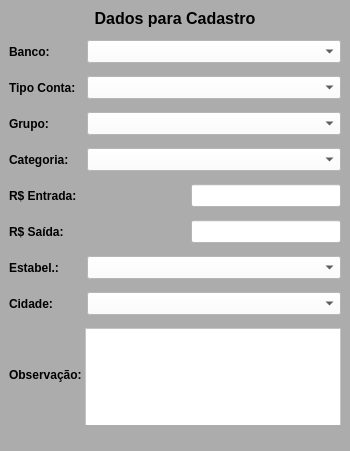
           <widget class="QWidget" name="widget_8" native="true">
            <property name="cursor">
             <cursorShape>ArrowCursor</cursorShape>
            </property>
            <property name="styleSheet">
             <string notr="true">background-color: rgb(172, 172, 172);</string>
            </property>
            <layout class="QVBoxLayout" name="verticalLayout_2">
             <property name="spacing">
              <number>6</number>
             </property>
             <property name="leftMargin">
              <number>6</number>
             </property>
             <property name="topMargin">
              <number>6</number>
             </property>
             <property name="rightMargin">
              <number>6</number>
             </property>
             <property name="bottomMargin">
              <number>6</number>
             </property>
             <item>
              <widget class="QLabel" name="label_titulo_2">
               <property name="minimumSize">
                <size>
                 <width>0</width>
                 <height>25</height>
                </size>
               </property>
               <property name="maximumSize">
                <size>
                 <width>16777215</width>
                 <height>25</height>
                </size>
               </property>
               <property name="font">
                <font>
                 <pointsize>12</pointsize>
                 <weight>75</weight>
                 <bold>true</bold>
                </font>
               </property>
               <property name="text">
                <string>Dados para Cadastro</string>
               </property>
               <property name="alignment">
                <set>Qt::AlignCenter</set>
               </property>
              </widget>
             </item>
             <item>
              <widget class="QWidget" name="widget_5" native="true">
               <property name="minimumSize">
                <size>
                 <width>0</width>
                 <height>30</height>
                </size>
               </property>
               <property name="maximumSize">
                <size>
                 <width>16777215</width>
                 <height>30</height>
                </size>
               </property>
               <layout class="QHBoxLayout" name="horizontalLayout_3">
                <property name="spacing">
                 <number>3</number>
                </property>
                <property name="leftMargin">
                 <number>3</number>
                </property>
                <property name="topMargin">
                 <number>3</number>
                </property>
                <property name="rightMargin">
                 <number>3</number>
                </property>
                <property name="bottomMargin">
                 <number>3</number>
                </property>
                <item>
                 <widget class="QLabel" name="label_16">
                  <property name="minimumSize">
                   <size>
                    <width>75</width>
                    <height>0</height>
                   </size>
                  </property>
                  <property name="maximumSize">
                   <size>
                    <width>75</width>
                    <height>16777215</height>
                   </size>
                  </property>
                  <property name="font">
                   <font>
                    <pointsize>9</pointsize>
                    <weight>75</weight>
                    <bold>true</bold>
                   </font>
                  </property>
                  <property name="text">
                   <string>Banco:</string>
                  </property>
                 </widget>
                </item>
                <item>
                 <widget class="QComboBox" name="combo_Banco">
                  <property name="sizePolicy">
                   <sizepolicy hsizetype="Preferred" vsizetype="Preferred">
                    <horstretch>0</horstretch>
                    <verstretch>0</verstretch>
                   </sizepolicy>
                  </property>
                  <property name="minimumSize">
                   <size>
                    <width>0</width>
                    <height>23</height>
                   </size>
                  </property>
                  <property name="maximumSize">
                   <size>
                    <width>16777215</width>
                    <height>23</height>
                   </size>
                  </property>
                  <property name="font">
                   <font>
                    <pointsize>9</pointsize>
                    <weight>50</weight>
                    <bold>false</bold>
                   </font>
                  </property>
                  <property name="styleSheet">
                   <string notr="true">background-color: rgb(255, 255, 255);</string>
                  </property>
                  <item>
                   <property name="text">
                    <string/>
                   </property>
                  </item>
                 </widget>
                </item>
               </layout>
              </widget>
             </item>
             <item>
              <widget class="QWidget" name="widget_7" native="true">
               <property name="minimumSize">
                <size>
                 <width>0</width>
                 <height>30</height>
                </size>
               </property>
               <property name="maximumSize">
                <size>
                 <width>16777215</width>
                 <height>30</height>
                </size>
               </property>
               <layout class="QHBoxLayout" name="horizontalLayout_4">
                <property name="spacing">
                 <number>3</number>
                </property>
                <property name="leftMargin">
                 <number>3</number>
                </property>
                <property name="topMargin">
                 <number>3</number>
                </property>
                <property name="rightMargin">
                 <number>3</number>
                </property>
                <property name="bottomMargin">
                 <number>3</number>
                </property>
                <item>
                 <widget class="QLabel" name="label_10">
                  <property name="minimumSize">
                   <size>
                    <width>75</width>
                    <height>0</height>
                   </size>
                  </property>
                  <property name="maximumSize">
                   <size>
                    <width>75</width>
                    <height>16777215</height>
                   </size>
                  </property>
                  <property name="font">
                   <font>
                    <pointsize>9</pointsize>
                    <weight>75</weight>
                    <bold>true</bold>
                   </font>
                  </property>
                  <property name="text">
                   <string>Tipo Conta:</string>
                  </property>
                 </widget>
                </item>
                <item>
                 <widget class="QComboBox" name="combo_Tipo">
                  <property name="sizePolicy">
                   <sizepolicy hsizetype="Preferred" vsizetype="Preferred">
                    <horstretch>0</horstretch>
                    <verstretch>0</verstretch>
                   </sizepolicy>
                  </property>
                  <property name="minimumSize">
                   <size>
                    <width>0</width>
                    <height>23</height>
                   </size>
                  </property>
                  <property name="maximumSize">
                   <size>
                    <width>16777215</width>
                    <height>23</height>
                   </size>
                  </property>
                  <property name="font">
                   <font>
                    <pointsize>9</pointsize>
                    <weight>50</weight>
                    <bold>false</bold>
                   </font>
                  </property>
                  <property name="styleSheet">
                   <string notr="true">background-color: rgb(255, 255, 255);</string>
                  </property>
                  <item>
                   <property name="text">
                    <string/>
                   </property>
                  </item>
                 </widget>
                </item>
               </layout>
              </widget>
             </item>
             <item>
              <widget class="QWidget" name="widget_9" native="true">
               <property name="minimumSize">
                <size>
                 <width>0</width>
                 <height>30</height>
                </size>
               </property>
               <property name="maximumSize">
                <size>
                 <width>16777215</width>
                 <height>30</height>
                </size>
               </property>
               <layout class="QHBoxLayout" name="horizontalLayout_5">
                <property name="spacing">
                 <number>3</number>
                </property>
                <property name="leftMargin">
                 <number>3</number>
                </property>
                <property name="topMargin">
                 <number>3</number>
                </property>
                <property name="rightMargin">
                 <number>3</number>
                </property>
                <property name="bottomMargin">
                 <number>3</number>
                </property>
                <item>
                 <widget class="QLabel" name="label_19">
                  <property name="minimumSize">
                   <size>
                    <width>75</width>
                    <height>0</height>
                   </size>
                  </property>
                  <property name="maximumSize">
                   <size>
                    <width>75</width>
                    <height>16777215</height>
                   </size>
                  </property>
                  <property name="font">
                   <font>
                    <pointsize>9</pointsize>
                    <weight>75</weight>
                    <bold>true</bold>
                   </font>
                  </property>
                  <property name="text">
                   <string>Grupo:</string>
                  </property>
                 </widget>
                </item>
                <item>
                 <widget class="QComboBox" name="combo_Grupo">
                  <property name="sizePolicy">
                   <sizepolicy hsizetype="Preferred" vsizetype="Preferred">
                    <horstretch>0</horstretch>
                    <verstretch>0</verstretch>
                   </sizepolicy>
                  </property>
                  <property name="minimumSize">
                   <size>
                    <width>0</width>
                    <height>23</height>
                   </size>
                  </property>
                  <property name="maximumSize">
                   <size>
                    <width>16777215</width>
                    <height>23</height>
                   </size>
                  </property>
                  <property name="font">
                   <font>
                    <pointsize>9</pointsize>
                    <weight>50</weight>
                    <bold>false</bold>
                   </font>
                  </property>
                  <property name="styleSheet">
                   <string notr="true">background-color: rgb(255, 255, 255);</string>
                  </property>
                  <item>
                   <property name="text">
                    <string/>
                   </property>
                  </item>
                 </widget>
                </item>
               </layout>
              </widget>
             </item>
             <item>
              <widget class="QWidget" name="widget_10" native="true">
               <property name="minimumSize">
                <size>
                 <width>0</width>
                 <height>30</height>
                </size>
               </property>
               <property name="maximumSize">
                <size>
                 <width>16777215</width>
                 <height>30</height>
                </size>
               </property>
               <layout class="QHBoxLayout" name="horizontalLayout_6">
                <property name="spacing">
                 <number>3</number>
                </property>
                <property name="leftMargin">
                 <number>3</number>
                </property>
                <property name="topMargin">
                 <number>3</number>
                </property>
                <property name="rightMargin">
                 <number>3</number>
                </property>
                <property name="bottomMargin">
                 <number>3</number>
                </property>
                <item>
                 <widget class="QLabel" name="label_12">
                  <property name="minimumSize">
                   <size>
                    <width>75</width>
                    <height>0</height>
                   </size>
                  </property>
                  <property name="maximumSize">
                   <size>
                    <width>75</width>
                    <height>16777215</height>
                   </size>
                  </property>
                  <property name="font">
                   <font>
                    <pointsize>9</pointsize>
                    <weight>75</weight>
                    <bold>true</bold>
                   </font>
                  </property>
                  <property name="text">
                   <string>Categoria:</string>
                  </property>
                 </widget>
                </item>
                <item>
                 <widget class="QComboBox" name="combo_Categoria">
                  <property name="sizePolicy">
                   <sizepolicy hsizetype="Preferred" vsizetype="Preferred">
                    <horstretch>0</horstretch>
                    <verstretch>0</verstretch>
                   </sizepolicy>
                  </property>
                  <property name="minimumSize">
                   <size>
                    <width>0</width>
                    <height>23</height>
                   </size>
                  </property>
                  <property name="maximumSize">
                   <size>
                    <width>16777215</width>
                    <height>23</height>
                   </size>
                  </property>
                  <property name="font">
                   <font>
                    <pointsize>9</pointsize>
                    <weight>50</weight>
                    <bold>false</bold>
                   </font>
                  </property>
                  <property name="styleSheet">
                   <string notr="true">background-color: rgb(255, 255, 255);</string>
                  </property>
                  <item>
                   <property name="text">
                    <string/>
                   </property>
                  </item>
                 </widget>
                </item>
               </layout>
              </widget>
             </item>
             <item>
              <widget class="QWidget" name="widget_11" native="true">
               <property name="minimumSize">
                <size>
                 <width>0</width>
                 <height>30</height>
                </size>
               </property>
               <property name="maximumSize">
                <size>
                 <width>16777215</width>
                 <height>30</height>
                </size>
               </property>
               <layout class="QHBoxLayout" name="horizontalLayout_8">
                <property name="spacing">
                 <number>3</number>
                </property>
                <property name="leftMargin">
                 <number>3</number>
                </property>
                <property name="topMargin">
                 <number>3</number>
                </property>
                <property name="rightMargin">
                 <number>3</number>
                </property>
                <property name="bottomMargin">
                 <number>3</number>
                </property>
                <item>
                 <widget class="QLabel" name="label_13">
                  <property name="minimumSize">
                   <size>
                    <width>75</width>
                    <height>0</height>
                   </size>
                  </property>
                  <property name="maximumSize">
                   <size>
                    <width>75</width>
                    <height>16777215</height>
                   </size>
                  </property>
                  <property name="font">
                   <font>
                    <pointsize>9</pointsize>
                    <weight>75</weight>
                    <bold>true</bold>
                   </font>
                  </property>
                  <property name="text">
                   <string>R$ Entrada:</string>
                  </property>
                 </widget>
                </item>
                <item>
                 <widget class="QLabel" name="label_8">
                  <property name="text">
                   <string/>
                  </property>
                 </widget>
                </item>
                <item>
                 <widget class="QLineEdit" name="line_Entrada">
                  <property name="sizePolicy">
                   <sizepolicy hsizetype="Preferred" vsizetype="Preferred">
                    <horstretch>0</horstretch>
                    <verstretch>0</verstretch>
                   </sizepolicy>
                  </property>
                  <property name="minimumSize">
                   <size>
                    <width>150</width>
                    <height>23</height>
                   </size>
                  </property>
                  <property name="maximumSize">
                   <size>
                    <width>150</width>
                    <height>23</height>
                   </size>
                  </property>
                  <property name="font">
                   <font>
                    <pointsize>9</pointsize>
                    <weight>50</weight>
                    <bold>false</bold>
                   </font>
                  </property>
                  <property name="styleSheet">
                   <string notr="true">background-color: rgb(255, 255, 255);</string>
                  </property>
                  <property name="text">
                   <string/>
                  </property>
                  <property name="alignment">
                   <set>Qt::AlignRight|Qt::AlignTrailing|Qt::AlignVCenter</set>
                  </property>
                 </widget>
                </item>
               </layout>
              </widget>
             </item>
             <item>
              <widget class="QWidget" name="widget_15" native="true">
               <property name="minimumSize">
                <size>
                 <width>0</width>
                 <height>30</height>
                </size>
               </property>
               <property name="maximumSize">
                <size>
                 <width>16777215</width>
                 <height>30</height>
                </size>
               </property>
               <layout class="QHBoxLayout" name="horizontalLayout_11">
                <property name="spacing">
                 <number>3</number>
                </property>
                <property name="leftMargin">
                 <number>3</number>
                </property>
                <property name="topMargin">
                 <number>3</number>
                </property>
                <property name="rightMargin">
                 <number>3</number>
                </property>
                <property name="bottomMargin">
                 <number>3</number>
                </property>
                <item>
                 <widget class="QLabel" name="label_17">
                  <property name="minimumSize">
                   <size>
                    <width>75</width>
                    <height>0</height>
                   </size>
                  </property>
                  <property name="maximumSize">
                   <size>
                    <width>75</width>
                    <height>16777215</height>
                   </size>
                  </property>
                  <property name="font">
                   <font>
                    <pointsize>9</pointsize>
                    <weight>75</weight>
                    <bold>true</bold>
                   </font>
                  </property>
                  <property name="text">
                   <string>R$ Saída:</string>
                  </property>
                 </widget>
                </item>
                <item>
                 <widget class="QLabel" name="label_6">
                  <property name="text">
                   <string/>
                  </property>
                 </widget>
                </item>
                <item>
                 <widget class="QLineEdit" name="line_Entrada_2">
                  <property name="sizePolicy">
                   <sizepolicy hsizetype="Preferred" vsizetype="Preferred">
                    <horstretch>0</horstretch>
                    <verstretch>0</verstretch>
                   </sizepolicy>
                  </property>
                  <property name="minimumSize">
                   <size>
                    <width>150</width>
                    <height>23</height>
                   </size>
                  </property>
                  <property name="maximumSize">
                   <size>
                    <width>150</width>
                    <height>23</height>
                   </size>
                  </property>
                  <property name="font">
                   <font>
                    <pointsize>9</pointsize>
                    <weight>50</weight>
                    <bold>false</bold>
                   </font>
                  </property>
                  <property name="styleSheet">
                   <string notr="true">background-color: rgb(255, 255, 255);</string>
                  </property>
                  <property name="text">
                   <string/>
                  </property>
                  <property name="alignment">
                   <set>Qt::AlignRight|Qt::AlignTrailing|Qt::AlignVCenter</set>
                  </property>
                 </widget>
                </item>
               </layout>
              </widget>
             </item>
             <item>
              <widget class="QWidget" name="widget_12" native="true">
               <property name="minimumSize">
                <size>
                 <width>0</width>
                 <height>30</height>
                </size>
               </property>
               <property name="maximumSize">
                <size>
                 <width>16777215</width>
                 <height>30</height>
                </size>
               </property>
               <layout class="QHBoxLayout" name="horizontalLayout_7">
                <property name="spacing">
                 <number>3</number>
                </property>
                <property name="leftMargin">
                 <number>3</number>
                </property>
                <property name="topMargin">
                 <number>3</number>
                </property>
                <property name="rightMargin">
                 <number>3</number>
                </property>
                <property name="bottomMargin">
                 <number>3</number>
                </property>
                <item>
                 <widget class="QLabel" name="label_14">
                  <property name="minimumSize">
                   <size>
                    <width>75</width>
                    <height>0</height>
                   </size>
                  </property>
                  <property name="maximumSize">
                   <size>
                    <width>75</width>
                    <height>16777215</height>
                   </size>
                  </property>
                  <property name="font">
                   <font>
                    <pointsize>9</pointsize>
                    <weight>75</weight>
                    <bold>true</bold>
                   </font>
                  </property>
                  <property name="text">
                   <string>Estabel.:</string>
                  </property>
                 </widget>
                </item>
                <item>
                 <widget class="QComboBox" name="combo_Estab">
                  <property name="sizePolicy">
                   <sizepolicy hsizetype="Preferred" vsizetype="Preferred">
                    <horstretch>0</horstretch>
                    <verstretch>0</verstretch>
                   </sizepolicy>
                  </property>
                  <property name="minimumSize">
                   <size>
                    <width>0</width>
                    <height>23</height>
                   </size>
                  </property>
                  <property name="maximumSize">
                   <size>
                    <width>16777215</width>
                    <height>23</height>
                   </size>
                  </property>
                  <property name="font">
                   <font>
                    <pointsize>9</pointsize>
                    <weight>50</weight>
                    <bold>false</bold>
                   </font>
                  </property>
                  <property name="styleSheet">
                   <string notr="true">background-color: rgb(255, 255, 255);</string>
                  </property>
                  <item>
                   <property name="text">
                    <string/>
                   </property>
                  </item>
                 </widget>
                </item>
               </layout>
              </widget>
             </item>
             <item>
              <widget class="QWidget" name="widget_13" native="true">
               <property name="minimumSize">
                <size>
                 <width>0</width>
                 <height>30</height>
                </size>
               </property>
               <property name="maximumSize">
                <size>
                 <width>16777215</width>
                 <height>30</height>
                </size>
               </property>
               <layout class="QHBoxLayout" name="horizontalLayout_9">
                <property name="spacing">
                 <number>3</number>
                </property>
                <property name="leftMargin">
                 <number>3</number>
                </property>
                <property name="topMargin">
                 <number>3</number>
                </property>
                <property name="rightMargin">
                 <number>3</number>
                </property>
                <property name="bottomMargin">
                 <number>3</number>
                </property>
                <item>
                 <widget class="QLabel" name="label_15">
                  <property name="minimumSize">
                   <size>
                    <width>75</width>
                    <height>0</height>
                   </size>
                  </property>
                  <property name="maximumSize">
                   <size>
                    <width>75</width>
                    <height>16777215</height>
                   </size>
                  </property>
                  <property name="font">
                   <font>
                    <pointsize>9</pointsize>
                    <weight>75</weight>
                    <bold>true</bold>
                   </font>
                  </property>
                  <property name="text">
                   <string>Cidade:</string>
                  </property>
                 </widget>
                </item>
                <item>
                 <widget class="QComboBox" name="combo_Cidade">
                  <property name="sizePolicy">
                   <sizepolicy hsizetype="Preferred" vsizetype="Preferred">
                    <horstretch>0</horstretch>
                    <verstretch>0</verstretch>
                   </sizepolicy>
                  </property>
                  <property name="minimumSize">
                   <size>
                    <width>0</width>
                    <height>23</height>
                   </size>
                  </property>
                  <property name="maximumSize">
                   <size>
                    <width>16777215</width>
                    <height>23</height>
                   </size>
                  </property>
                  <property name="font">
                   <font>
                    <pointsize>9</pointsize>
                    <weight>50</weight>
                    <bold>false</bold>
                   </font>
                  </property>
                  <property name="styleSheet">
                   <string notr="true">background-color: rgb(255, 255, 255);</string>
                  </property>
                  <item>
                   <property name="text">
                    <string/>
                   </property>
                  </item>
                 </widget>
                </item>
               </layout>
              </widget>
             </item>
             <item>
              <widget class="QWidget" name="widget_14" native="true">
               <property name="minimumSize">
                <size>
                 <width>0</width>
                 <height>100</height>
                </size>
               </property>
               <property name="maximumSize">
                <size>
                 <width>16777215</width>
                 <height>100</height>
                </size>
               </property>
               <layout class="QHBoxLayout" name="horizontalLayout_10">
                <property name="spacing">
                 <number>3</number>
                </property>
                <property name="leftMargin">
                 <number>3</number>
                </property>
                <property name="topMargin">
                 <number>3</number>
                </property>
                <property name="rightMargin">
                 <number>3</number>
                </property>
                <property name="bottomMargin">
                 <number>3</number>
                </property>
                <item>
                 <widget class="QLabel" name="label_28">
                  <property name="font">
                   <font>
                    <pointsize>9</pointsize>
                    <weight>75</weight>
                    <bold>true</bold>
                   </font>
                  </property>
                  <property name="text">
                   <string>Observação:</string>
                  </property>
                  <property name="alignment">
                   <set>Qt::AlignLeading|Qt::AlignLeft|Qt::AlignVCenter</set>
                  </property>
                 </widget>
                </item>
                <item>
                 <widget class="QPlainTextEdit" name="plain_Obs">
                  <property name="sizePolicy">
                   <sizepolicy hsizetype="Preferred" vsizetype="Preferred">
                    <horstretch>0</horstretch>
                    <verstretch>0</verstretch>
                   </sizepolicy>
                  </property>
                  <property name="minimumSize">
                   <size>
                    <width>0</width>
                    <height>100</height>
                   </size>
                  </property>
                  <property name="maximumSize">
                   <size>
                    <width>16777215</width>
                    <height>100</height>
                   </size>
                  </property>
                  <property name="font">
                   <font>
                    <pointsize>9</pointsize>
                   </font>
                  </property>
                  <property name="styleSheet">
                   <string notr="true">background-color: rgb(255, 255, 255);</string>
                  </property>
                 </widget>
                </item>
               </layout>
              </widget>
             </item>
             <item>
              <widget class="QLabel" name="label_2">
               <property name="text">
                <string/>
               </property>
              </widget>
             </item>
            </layout>
           </widget>
